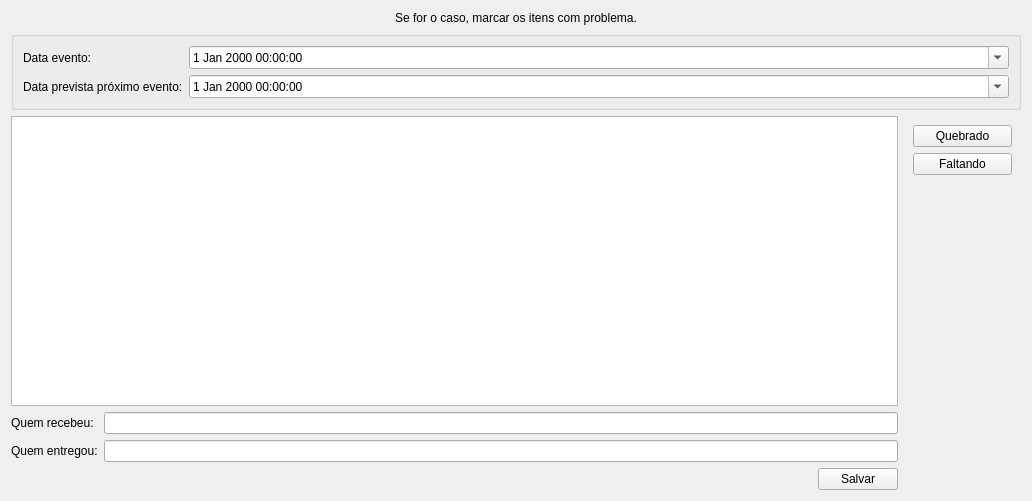
<?xml version="1.0" encoding="UTF-8"?>
<ui version="4.0">
 <class>InputDialogConfirmacao</class>
 <widget class="QWidget" name="InputDialogConfirmacao">
  <property name="geometry">
   <rect>
    <x>0</x>
    <y>0</y>
    <width>1032</width>
    <height>501</height>
   </rect>
  </property>
  <property name="windowTitle">
   <string>Informações</string>
  </property>
  <layout class="QGridLayout" name="gridLayout_4">
   <item row="2" column="0">
    <widget class="TableView" name="tableLogistica">
     <property name="editTriggers">
      <set>QAbstractItemView::NoEditTriggers</set>
     </property>
     <property name="selectionMode">
      <enum>QAbstractItemView::SingleSelection</enum>
     </property>
     <property name="selectionBehavior">
      <enum>QAbstractItemView::SelectRows</enum>
     </property>
    </widget>
   </item>
   <item row="3" column="0">
    <layout class="QGridLayout" name="gridLayout">
     <item row="0" column="0">
      <widget class="QLabel" name="labelRecebeu">
       <property name="text">
        <string>Quem recebeu:</string>
       </property>
      </widget>
     </item>
     <item row="0" column="1">
      <widget class="QLineEdit" name="lineEditRecebeu"/>
     </item>
     <item row="1" column="0">
      <widget class="QLabel" name="labelEntregou">
       <property name="text">
        <string>Quem entregou:</string>
       </property>
      </widget>
     </item>
     <item row="1" column="1">
      <widget class="QLineEdit" name="lineEditEntregou"/>
     </item>
    </layout>
   </item>
   <item row="4" column="0">
    <layout class="QHBoxLayout" name="horizontalLayout">
     <item>
      <spacer name="horizontalSpacer">
       <property name="orientation">
        <enum>Qt::Horizontal</enum>
       </property>
       <property name="sizeHint" stdset="0">
        <size>
         <width>40</width>
         <height>20</height>
        </size>
       </property>
      </spacer>
     </item>
     <item>
      <widget class="QPushButton" name="pushButtonSalvar">
       <property name="sizePolicy">
        <sizepolicy hsizetype="Fixed" vsizetype="Fixed">
         <horstretch>0</horstretch>
         <verstretch>0</verstretch>
        </sizepolicy>
       </property>
       <property name="text">
        <string>Salvar</string>
       </property>
       <property name="autoDefault">
        <bool>false</bool>
       </property>
      </widget>
     </item>
    </layout>
   </item>
   <item row="2" column="1">
    <widget class="QFrame" name="frameQuebrado">
     <layout class="QGridLayout" name="gridLayout_3">
      <item row="0" column="0">
       <widget class="QPushButton" name="pushButtonQuebrado">
        <property name="enabled">
         <bool>true</bool>
        </property>
        <property name="text">
         <string>Quebrado</string>
        </property>
       </widget>
      </item>
      <item row="2" column="0">
       <spacer name="verticalSpacer">
        <property name="orientation">
         <enum>Qt::Vertical</enum>
        </property>
        <property name="sizeHint" stdset="0">
         <size>
          <width>99</width>
          <height>267</height>
         </size>
        </property>
       </spacer>
      </item>
      <item row="1" column="0">
       <widget class="QPushButton" name="pushButtonFaltando">
        <property name="enabled">
         <bool>true</bool>
        </property>
        <property name="text">
         <string>Faltando</string>
        </property>
       </widget>
      </item>
     </layout>
    </widget>
   </item>
   <item row="1" column="0" colspan="2">
    <widget class="QGroupBox" name="frameData">
     <property name="sizePolicy">
      <sizepolicy hsizetype="Preferred" vsizetype="Maximum">
       <horstretch>0</horstretch>
       <verstretch>0</verstretch>
      </sizepolicy>
     </property>
     <layout class="QGridLayout" name="gridLayout_2">
      <item row="1" column="1">
       <widget class="QDateTimeEdit" name="dateEditEvento">
        <property name="sizePolicy">
         <sizepolicy hsizetype="Expanding" vsizetype="Fixed">
          <horstretch>0</horstretch>
          <verstretch>0</verstretch>
         </sizepolicy>
        </property>
        <property name="calendarPopup">
         <bool>true</bool>
        </property>
       </widget>
      </item>
      <item row="1" column="0">
       <widget class="QLabel" name="labelEvento">
        <property name="text">
         <string>Data evento:</string>
        </property>
       </widget>
      </item>
      <item row="2" column="0">
       <widget class="QLabel" name="labelProximoEvento">
        <property name="text">
         <string>Data prevista próximo evento:</string>
        </property>
       </widget>
      </item>
      <item row="2" column="1">
       <widget class="QDateTimeEdit" name="dateEditProximo">
        <property name="sizePolicy">
         <sizepolicy hsizetype="Expanding" vsizetype="Fixed">
          <horstretch>0</horstretch>
          <verstretch>0</verstretch>
         </sizepolicy>
        </property>
        <property name="calendarPopup">
         <bool>true</bool>
        </property>
       </widget>
      </item>
     </layout>
    </widget>
   </item>
   <item row="0" column="0" colspan="2">
    <widget class="QLabel" name="labelAviso">
     <property name="text">
      <string>Se for o caso, marcar os itens com problema.</string>
     </property>
     <property name="alignment">
      <set>Qt::AlignCenter</set>
     </property>
    </widget>
   </item>
  </layout>
 </widget>
 <customwidgets>
  <customwidget>
   <class>TableView</class>
   <extends>QTableView</extends>
   <header>src/tableview.h</header>
  </customwidget>
 </customwidgets>
 <resources/>
 <connections/>
</ui>
